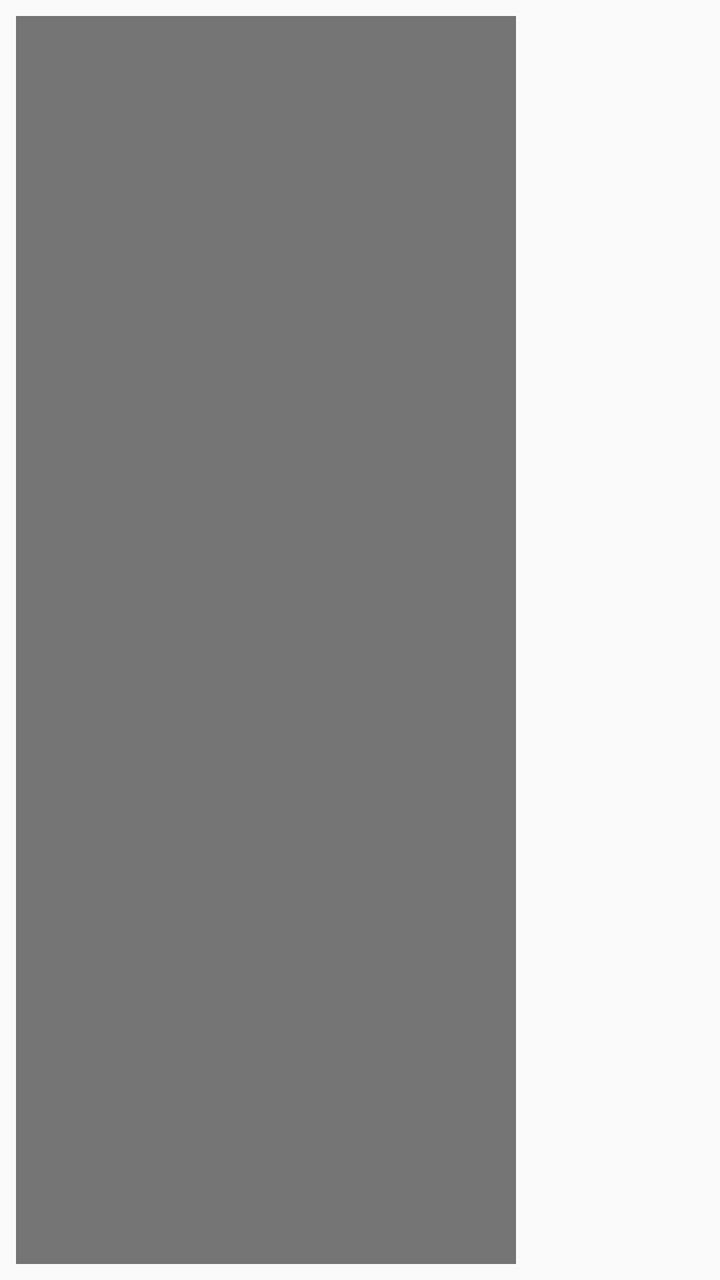
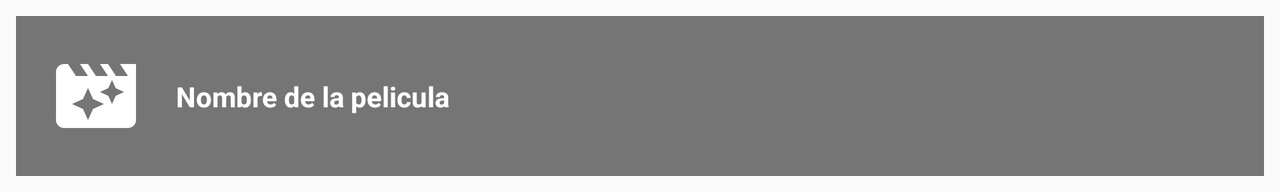

Two renders of one Android screen. The first uses the default layout on a phone; the second uses the alternative layout the repository ships for a different screen configuration, on a matching device. The two XML files are below.
<!-- AndroidManifest.xml: application theme AppTheme -->
<!-- res/layout/trailer_movie_list.xml -->
<?xml version="1.0" encoding="utf-8"?>
<LinearLayout xmlns:android="http://schemas.android.com/apk/res/android"
    xmlns:tools="http://schemas.android.com/tools"
    xmlns:app="http://schemas.android.com/apk/res-auto"
    android:orientation="horizontal"
    android:layout_width="250dp"
    android:layout_margin="8dp"

    android:background="@drawable/list_item_selector"
    android:layout_height="match_parent">

    <LinearLayout
        android:layout_width="wrap_content"
        android:layout_height="match_parent"
        android:orientation="vertical">
        <ImageView
            android:layout_margin="16dp"
            android:id="@+id/trailer_movie_icon"
            android:layout_width="wrap_content"
            android:layout_gravity="center_horizontal"
            android:layout_height="wrap_content"
            />

        <TextView
            android:id="@+id/trailer_movie_content"
            android:layout_width="wrap_content"
            android:layout_height="match_parent"
            android:paddingLeft="16dp"
            android:autoSizeTextType="uniform"
            android:maxLines="2"
            android:textStyle="bold"
            android:textSize="18sp"
            android:layout_gravity="center_vertical"
            android:fontFamily="sans-serif"
            android:textColor="@android:color/white"
            />


    </LinearLayout>



</LinearLayout>
<!-- resources referenced by this layout -->
<resources>
  <!-- drawable list_item_selector (drawable) -->
  <?xml version="1.0" encoding="utf-8"?>
  <selector xmlns:android="http://schemas.android.com/apk/res/android">
  
      <item android:drawable="@color/colorPrimaryLight" android:state_pressed="true"/>
      <item android:drawable="@color/colorPrimaryLight" android:state_activated="true"/>
      <item android:drawable="@color/colorPrimaryLight" android:state_selected="true"/>
      <item android:drawable="@color/colorSecondaryText"/>
  </selector>
  <style name="AppTheme" parent="Theme.AppCompat.Light.DarkActionBar">
          
          <item name="colorPrimary">#AA3300</item>
          <item name="colorPrimaryDark">#BB3300</item>
          <item name="colorAccent">#536DFE</item>
          <item name="preferenceTheme">@style/PreferenceThemeOverlay</item>
      </style>
  <color name="colorPrimaryLight">#FFCDD2</color>
  <color name="colorSecondaryText">#757575</color>
</resources>
<!-- res/layout-land/trailer_movie_list.xml (the repository's variant of the layout above) -->
<!-- drawn on the phone turned sideways -->
<?xml version="1.0" encoding="utf-8"?>
<android.support.constraint.ConstraintLayout xmlns:android="http://schemas.android.com/apk/res/android"
    xmlns:tools="http://schemas.android.com/tools"
    xmlns:app="http://schemas.android.com/apk/res-auto"
    android:orientation="horizontal"
    android:layout_width="match_parent"
    android:layout_margin="8dp"
    android:background="@drawable/list_item_selector"
    android:layout_height="wrap_content">


    <ImageView
        android:id="@+id/trailer_movie_icon"
        android:layout_width="wrap_content"
        android:layout_height="wrap_content"
        android:layout_marginStart="16dp"
        android:layout_marginLeft="16dp"
        android:layout_marginTop="16dp"
        android:layout_marginBottom="16dp"
        app:layout_constraintBottom_toBottomOf="parent"
        app:layout_constraintStart_toStartOf="parent"
        app:layout_constraintTop_toTopOf="parent"
        tools:srcCompat="@drawable/ic_baseline_movie_filter_24px" />

    <TextView
        android:id="@+id/trailer_movie_content"
        android:layout_width="0dp"
        android:layout_height="wrap_content"
        android:layout_marginStart="16dp"
        android:layout_marginLeft="16dp"
        android:layout_marginEnd="8dp"
        android:layout_marginRight="8dp"
        android:autoSizeTextType="uniform"
        android:maxLines="2"
        android:textStyle="bold"
        android:textSize="14sp"
        android:fontFamily="sans-serif"
        android:textColor="@android:color/white"
        tools:text="Nombre de la pelicula"
        app:layout_constraintBottom_toBottomOf="parent"
        app:layout_constraintEnd_toEndOf="parent"
        app:layout_constraintHorizontal_bias="0.0"
        app:layout_constraintStart_toEndOf="@+id/trailer_movie_icon"
        app:layout_constraintTop_toTopOf="parent" />

</android.support.constraint.ConstraintLayout>
<!-- resources referenced by the variant -->
<!-- as the phone turned sideways resolves them -->
<resources>
  <!-- drawable ic_baseline_movie_filter_24px (drawable) -->
  <vector xmlns:android="http://schemas.android.com/apk/res/android"
      android:width="48dp"
      android:height="48dp"
      android:viewportWidth="24"
      android:viewportHeight="24">
    <path
        android:fillColor="#FFFFFFFF"
        android:pathData="M18,4l2,3h-3l-2,-3h-2l2,3h-3l-2,-3L8,4l2,3L7,7L5,4L4,4c-1.1,0 -1.99,0.9 -1.99,2L2,18c0,1.1 0.9,2 2,2h16c1.1,0 2,-0.9 2,-2L22,4h-4zM11.25,15.25L10,18l-1.25,-2.75L6,14l2.75,-1.25L10,10l1.25,2.75L14,14l-2.75,1.25zM16.94,11.94L16,14l-0.94,-2.06L13,11l2.06,-0.94L16,8l0.94,2.06L19,11l-2.06,0.94z"/>
  </vector>
  <!-- drawable list_item_selector (drawable) -->
  <?xml version="1.0" encoding="utf-8"?>
  <selector xmlns:android="http://schemas.android.com/apk/res/android">
  
      <item android:drawable="@color/colorPrimaryLight" android:state_pressed="true"/>
      <item android:drawable="@color/colorPrimaryLight" android:state_activated="true"/>
      <item android:drawable="@color/colorPrimaryLight" android:state_selected="true"/>
      <item android:drawable="@color/colorSecondaryText"/>
  </selector>
  <style name="AppTheme" parent="Theme.AppCompat.Light.DarkActionBar">
          
          <item name="colorPrimary">#AA3300</item>
          <item name="colorPrimaryDark">#BB3300</item>
          <item name="colorAccent">#536DFE</item>
          <item name="preferenceTheme">@style/PreferenceThemeOverlay</item>
      </style>
  <color name="colorPrimaryLight">#FFCDD2</color>
  <color name="colorSecondaryText">#757575</color>
</resources>
